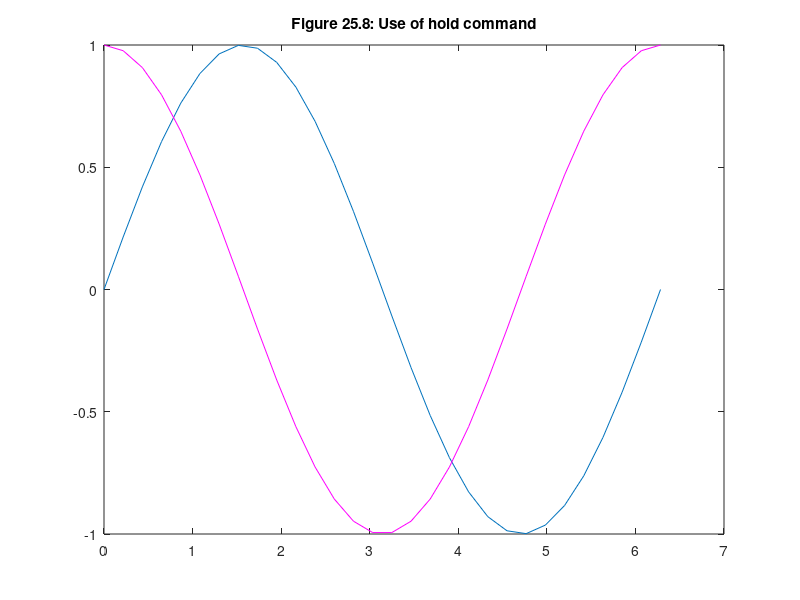

MATLAB code for this plot:
x = linspace(0,2*pi,30);
y = sin(x);
z = cos(x);
plot(x,y)
hold on
ishold  % return 1 (True) if hold is ON
plot(x,z,'m')
hold off 
ishold  % hold is no longer ON
title 'Figure 25.8: Use of hold command'
